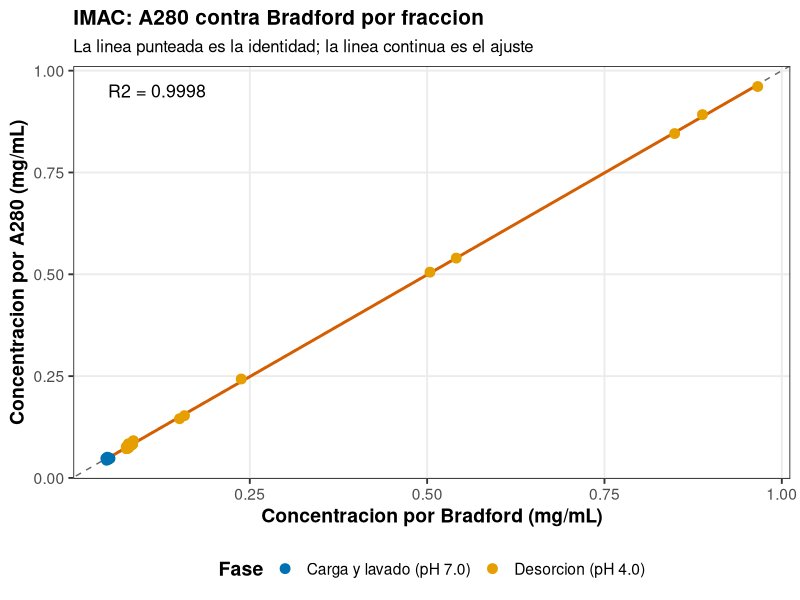
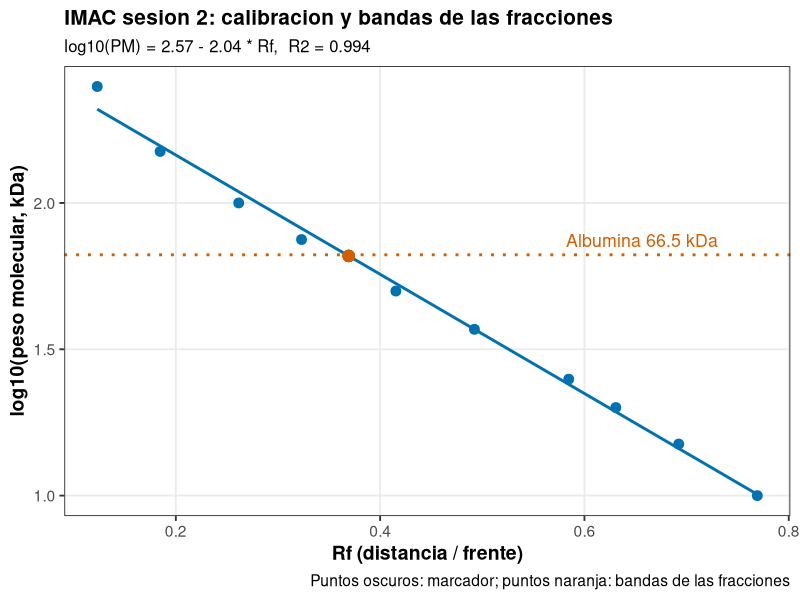
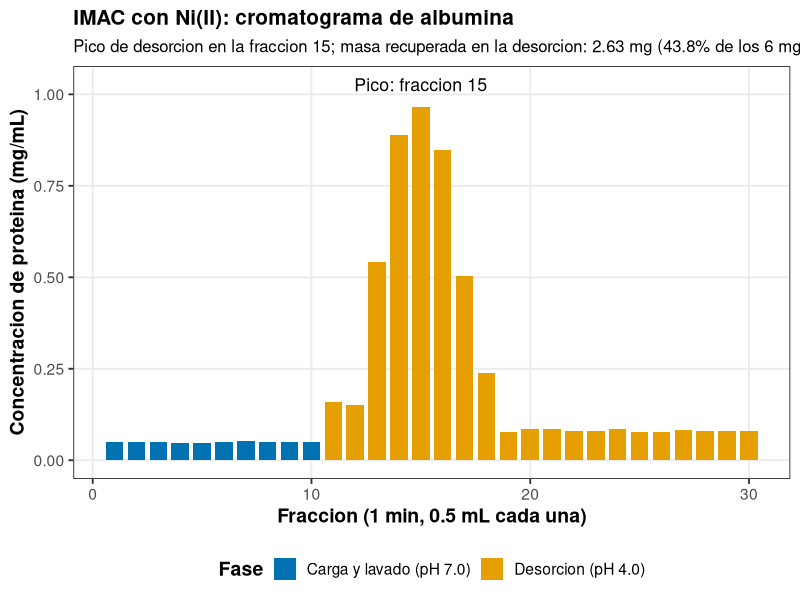
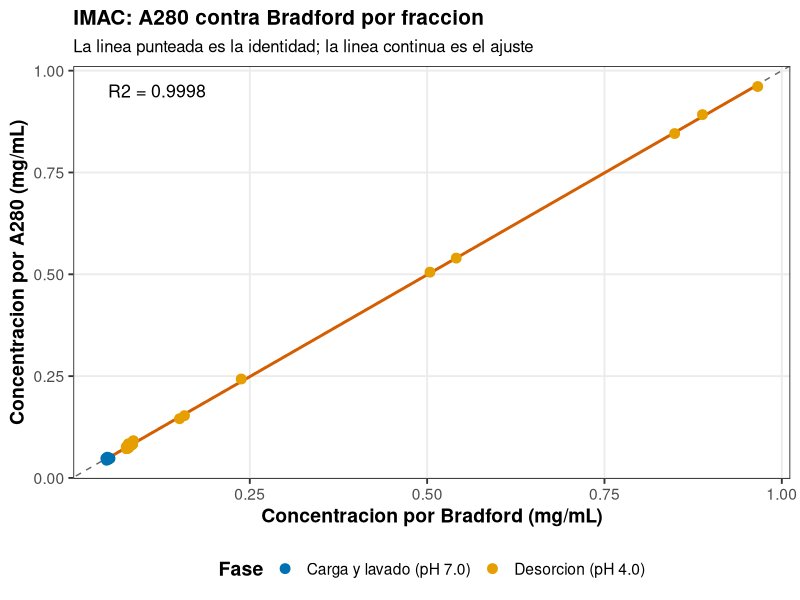
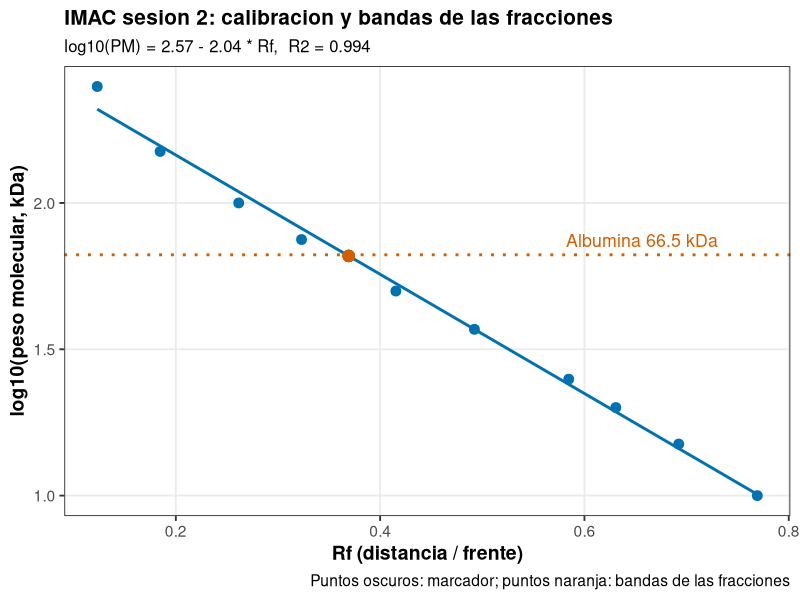
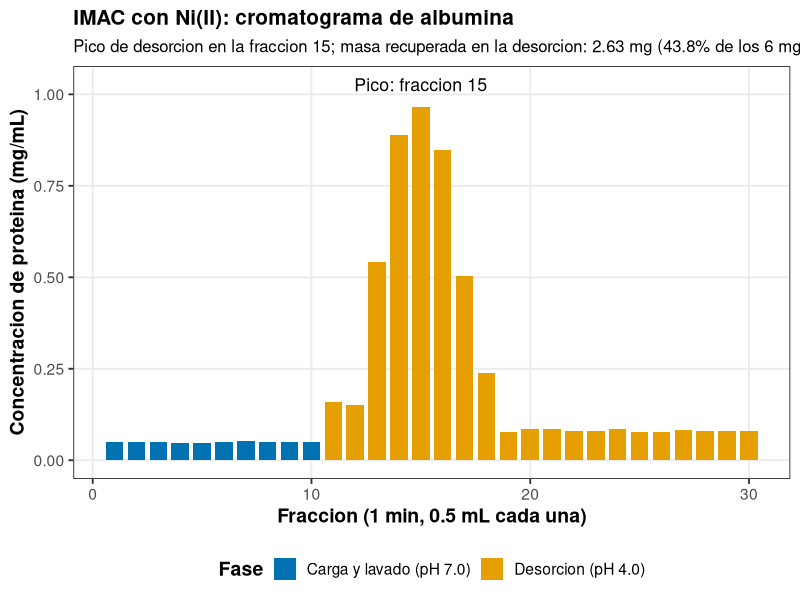

These charts were generated, in order, by the following R code:
# ==========================================================================
# P7. Cromatografia de afinidad por metal inmovilizado (IMAC)
# ==========================================================================
# Autor: Dr. Jose Juan Torres Martinez
# Docente de Ciencias Quimicas
# Universidad Autonoma de San Luis Potosi (UASLP)
# Mexico
#
# Material academico para estudiantes
# Serie "Bioseparaciones" - Laboratorio, Practica 7. IMAC
#
# Descripcion: Practica 7 del laboratorio: la columna de afinidad IMAC con niquel. Aqui se mide cada fraccion por Bradford: la absorbancia a 595 nm es la medicion y la concentracion sale de la curva de calibracion, con una dilucion 1:100 que deja la lectura dentro de la curva. Cada fraccion es de 1 min a 0.5 mL/min, asi que la masa por fraccion es concentracion por 0.5 mL; la suma da la masa recuperada y su porcentaje respecto a los 6 mg cargados. Lo que se aprende aqui dice cuanta proteina se recupera en la desorcion y en que fracciones sale.
#
# Objetivos de aprendizaje:
#   - Convertir la absorbancia a 595 nm en concentracion con la curva de Bradford.
#   - Identificar el pico de desorcion en el cromatograma.
#   - Calcular la masa de proteina por fraccion y la masa total.
#   - Calcular el porcentaje de recuperacion respecto a lo cargado.

# Datos: datos_imac.csv (estandares de Bradford y fracciones con su absorbancia a 595 nm, su absorbancia a 280 nm y su factor de dilucion; carga 3 mL a 2 mg/mL = 6 mg).
# Desarrollo: llegamos a la columna de IMAC ya preparada en la practica del FPLC. Primera parada: la curva de Bradford y la conversion de la absorbancia a concentracion. Segunda parada: la masa de proteina en cada fraccion. Tercera parada: la masa recuperada en la desorcion y su porcentaje. Cuarta parada: la A280 contra el Bradford. Quinta parada: el gel de la sesion 2. Sexta parada: el cromatograma. En cada parada calculamos y comentamos que significa el resultado antes de seguir.
# ==========================================================================

library(tidyverse)

# --------------------------------------------------------------------------
# Carpeta de trabajo: la del propio script
# --------------------------------------------------------------------------
# El script resuelve solo la carpeta donde esta guardado y la pone como
# carpeta de trabajo, asi los archivos de datos se leen por su nombre y la
# grafica se guarda en la misma carpeta, sin editar rutas.
# Primero prueba la ruta del documento activo en RStudio o Positron, luego
# la ruta del archivo al correr con Rscript o source(), y si nada de eso
# da una ruta, se queda en la carpeta de trabajo actual.
ruta_script <- NULL
if (requireNamespace("rstudioapi", quietly = TRUE) &&
    rstudioapi::isAvailable()) {
  ruta_script <- tryCatch(
    rstudioapi::getActiveDocumentContext()$path,
    error = function(e) NULL
  )
}
if (is.null(ruta_script) || !nzchar(ruta_script)) {
  ruta_script <- tryCatch(sys.frame(1)$ofile, error = function(e) NULL)
}
# Con Rscript el archivo no deja marco en la pila, asi que su ruta viene
# en los argumentos de la linea de comandos (--file=...).
if (is.null(ruta_script) || !nzchar(ruta_script)) {
  archivo <- grep("--file=", commandArgs(trailingOnly = FALSE), value = TRUE)
  if (length(archivo) > 0) {
    ruta_script <- sub("--file=", "", archivo[1])
  }
}
if (!is.null(ruta_script) && nzchar(ruta_script)) {
  setwd(dirname(normalizePath(ruta_script, mustWork = FALSE)))
}

# Estilo de graficas: tema claro y legible, paleta apta para daltonicos
# (Okabe-Ito) y tamano de fuente base mayor, para que las graficas se
# lean bien en el reporte y en la presentacion.
paleta <- c("#0072B2", "#E69F00", "#009E73", "#CC79A7", "#56B4E9", "#D55E00")
tema <- theme_bw(base_size = 14) +
  theme(
    plot.title = element_text(face = "bold", size = 15),
    plot.subtitle = element_text(size = 12),
    axis.title = element_text(face = "bold"),
    legend.position = "bottom",
    legend.title = element_text(face = "bold"),
    panel.grid.minor = element_blank()
  )

# --------------------------------------------------------------------------
# Protocolo (Manual de Practicas, Practica 7. IMAC; pasos 9 a 19 del manual)
# --------------------------------------------------------------------------
# Buffers y soluciones (manual): buffer de adsorcion (fosfato 20 mM, NaCl 500 mM, pH 7.0, filtrado); buffer de desorcion (fosfato 20 mM, NaCl 500 mM, pH 4.0, filtrado); agua filtrada; sulfato de niquel (20 mM, filtrado); solucion acida (HCl 0.1 M, filtrado).
# Paso 9. Preparar una solucion de albumina (3 mL) en buffer de adsorcion a 2 mg/mL. Agitar suavemente para que se disuelvan los cristales.
# Paso 10. Con la columna conectada, alimentar agua por 5 min a un flujo de 0.5 mL/min.
# Paso 11. Detener la bomba y sustituir la alimentacion por la solucion de sulfato de niquel. Arrancar la bomba y alimentar el sulfato de niquel al mismo flujo hasta que el frente verde alcance la parte superior de la columna.
# Paso 12. Detener la bomba y sustituir la alimentacion por agua. Arrancar la bomba y lavar por 10 min.
# Paso 13. Detener la bomba y sustituir la alimentacion por el buffer de adsorcion. Arrancar la bomba y alimentar el buffer de adsorcion por 10 min o hasta que el pH de la solucion que sale de la columna sea 7.0 (verificarlo con papel pH).
# Paso 14. Cuando el pH sea el deseado el sistema esta listo para alimentar la muestra. No apagar la bomba. Cargar la solucion de proteina en una jeringa de 3 mL y llenar el loop del sistema cromatografico evitando la introduccion de burbujas.
# Paso 15. Conectar la salida de la bomba al fraccionador, al que previamente se le han colocado tubos de ensayo. Seleccionar 1 min como intervalo de fraccionacion. Una vez que la solucion comience a caer en el primer tubo de ensayo del automuestreador, inyectar la muestra y arrancar el automuestreador (sin olvidar cambiar de tubo).
# Paso 16. Permitir que se fraccionen 10 tubos de muestra. Despues detener la bomba junto con el fraccionador y sustituir la alimentacion por buffer de desorcion. Arrancar la bomba y el fraccionador y alimentar el buffer de desorcion hasta que se colecten 20 tubos de muestra.
# Paso 17. Detener la bomba junto con el fraccionador y sustituir la alimentacion por la solucion acida. Arrancar la bomba y el fraccionador y alimentar la solucion acida hasta que la coloracion azul de la columna desaparezca. Colectar cuantos tubos sean necesarios.
# Paso 18. Detener la bomba y el fraccionador y alimentar agua hasta que el pH de la solucion de salida de la columna sea neutro. No es necesario fraccionar mas tubos.
# Paso 19. Analizar los tubos fraccionados midiendo la absorbancia a 280 nm (a excepcion de los tubos que contienen niquel) y mediante SDS-PAGE (sesion 2).
# Principio (manual): la cromatografia de afinidad por metal inmovilizado la desarrollo J. Porath en 1975. El ion metalico queda inmovilizado por un quelatante (acido iminodiacetico, IDA, y acido nitrilotriacetico, NTA, son los mas comunes) y las proteinas se adsorben por los residuos de histidina de su superficie. La union es reversible: a pH 7.0 la histidina esta desprotonada y se une al niquel; a pH 4.0 se protona y la union se rompe. Por eso a las proteinas recombinantes se les agrega una cola de histidinas para purificarlas por IMAC.
# Sesion 2 (SDS-PAGE de las fracciones): el manual solo indica analizar las fracciones mediante SDS-PAGE en la sesion 2, sin detallar la preparacion de esas muestras. La indicacion para esa sesion es: calentar las muestras de las fracciones en microtubos 2 min antes de cargarlas, con buffer de carga 50/50 (50% muestra y 50% buffer de carga).
# Las concentraciones por fraccion del CSV se midieron por Bradford; el manual indica analizar las fracciones por absorbancia a 280 nm (excepto los tubos con niquel) y por SDS-PAGE en la sesion 2.
# Seguridad y reglas (manual): no introducir burbujas al llenar el loop; verificar el pH de salida con papel pH; bata blanca obligatoria y guantes cuando se indique.

# --------------------------------------------------------------------------
# Parada 1. Curva de Bradford y conversion de la absorbancia a concentracion
# --------------------------------------------------------------------------
# Cada fraccion se mide por Bradford: la absorbancia a 595 nm es la medicion
# y la concentracion sale de la curva de calibracion. El CSV trae los
# estandares de Bradford (0, 2.5, 5, 10 y 20 ug/mL, por triplicado, los
# mismos valores de la practica 3) y las fracciones con su absorbancia a
# 595 nm, su absorbancia a 280 nm y su factor de dilucion. Ajustamos la
# recta y el polinomio a los estandares y convertimos cada absorbancia en
# concentracion con la recta.
# Dilucion: las fracciones llegan hasta casi 1 mg/mL (unos 970 ug/mL) y la
# curva de Bradford llega hasta 20 ug/mL, asi que cada fraccion se diluye
# 1:100 para leerla dentro de la curva (la fraccion mas concentrada queda
# en unos 9.7 ug/mL, a la mitad de la curva). La concentracion en la
# fraccion es la concentracion diluida por el factor de dilucion.
datos <- read_csv("datos_imac.csv", show_col_types = FALSE)

estandares <- filter(datos, tipo == "estandar")
ajuste_lineal <- lm(absorbancia_595 ~ concentracion_ug_ml, data = estandares)
ajuste_poli <- lm(absorbancia_595 ~ concentracion_ug_ml +
                    I(concentracion_ug_ml^2), data = estandares)
print(tibble(
  modelo = c("Lineal", "Polinomial grado 2"),
  r_cuadrado = c(summary(ajuste_lineal)$r.squared,
                 summary(ajuste_poli)$r.squared)
))

muestras <- filter(datos, tipo == "muestra") %>%
  mutate(
    concentracion_diluida_ug_ml =
      (absorbancia_595 - coef(ajuste_lineal)[["(Intercept)"]]) /
      coef(ajuste_lineal)[["concentracion_ug_ml"]],
    concentracion_proteina_mg_ml =
      concentracion_diluida_ug_ml * factor_dilucion / 1000
  )
print(muestras %>%
        select(fraccion, fase, absorbancia_595, absorbancia_280,
               factor_dilucion, concentracion_proteina_mg_ml))

datos <- muestras

# --------------------------------------------------------------------------
# Parada 2. Masa de proteina por fraccion
# --------------------------------------------------------------------------
# Estamos frente a la columna de IMAC con el colector de fracciones. Cada fraccion es de 1 min a 0.5 mL/min, asi que la masa por fraccion es la concentracion medida por Bradford por 0.5 mL.
# Fraccion de 1 min a 0.5 mL/min = 0.5 mL por fraccion.
# Masa por fraccion (mg) = concentracion (mg/mL) * 0.5 mL.
# Carga: 3 mL a 2 mg/mL = 6 mg de albumina.
volumen_fraccion_ml <- 0.5
masa_cargada_mg <- 6.0

datos <- datos %>%
  mutate(masa_mg = concentracion_proteina_mg_ml * volumen_fraccion_ml)

print(datos)

# --------------------------------------------------------------------------
# Parada 3. Masa recuperada en la desorcion y porcentaje de recuperacion
# --------------------------------------------------------------------------
# Seguimos en la columna: sumamos la masa por fase y calculamos la masa recuperada en la desorcion y su porcentaje respecto a los 6 mg cargados.
resumen <- datos %>%
  group_by(fase) %>%
  summarise(masa_mg = sum(masa_mg), .groups = "drop")

print(resumen)

masa_desorcion <- resumen %>%
  filter(fase == "Desorcion (pH 4.0)") %>%
  pull(masa_mg)
print(tibble(
  masa_recuperada_mg = masa_desorcion,
  recuperacion_porciento = masa_desorcion / masa_cargada_mg * 100
))

# --------------------------------------------------------------------------
# Parada 4. Absorbancia a 280 nm contra Bradford (paso 19 del manual)
# --------------------------------------------------------------------------
# El manual pide analizar las fracciones por absorbancia a 280 nm (a
# excepcion de los tubos que contienen niquel) y por SDS-PAGE. La A280
# de la albumina con paso optico de 1 cm es 0.667 por mg/mL, asi que la
# concentracion por A280 es A280 / 0.667. Los tubos de la tira acida, que
# contienen el niquel desprendido de la columna, no se miden por A280 y
# no estan en esta tabla.
# A280 de BSA (1 mg/mL, 1 cm): 0.667.
datos <- datos %>%
  mutate(concentracion_a280_mg_ml = absorbancia_280 / 0.667)

print(datos %>%
        select(fraccion, fase, concentracion_proteina_mg_ml,
               absorbancia_280, concentracion_a280_mg_ml))

# Comparacion entre los dos metodos de cuantificacion.
print(datos %>%
        summarise(
          diferencia_media_mg_ml =
            mean(concentracion_a280_mg_ml - concentracion_proteina_mg_ml),
          diferencia_maxima_mg_ml =
            max(abs(concentracion_a280_mg_ml - concentracion_proteina_mg_ml))
        ))

# La recta de la A280 contra el Bradford y su R2: si los dos metodos miden
# lo mismo, la pendiente es cercana a 1 y el R2 cercano a 1.
ajuste_a280 <- lm(concentracion_a280_mg_ml ~ concentracion_proteina_mg_ml,
                  data = datos)
r2_a280 <- round(summary(ajuste_a280)$r.squared, 4)

grafica_a280 <- ggplot(
  datos,
  aes(x = concentracion_proteina_mg_ml,
      y = concentracion_a280_mg_ml, color = fase)
) +
  geom_abline(slope = 1, intercept = 0, linetype = "dashed",
              color = "grey40") +
  geom_smooth(method = "lm", se = FALSE, color = paleta[6], linewidth = 1) +
  geom_point(size = 3) +
  annotate("text", x = 0.05, y = 0.95,
           label = paste0("R2 = ", r2_a280), hjust = 0, size = 4.5) +
  scale_color_manual(values = paleta) +
  labs(
    x = "Concentracion por Bradford (mg/mL)",
    y = "Concentracion por A280 (mg/mL)",
    color = "Fase",
    title = "IMAC: A280 contra Bradford por fraccion",
    subtitle = "La linea punteada es la identidad; la linea continua es el ajuste"
  ) +
  tema

print(grafica_a280)

ggsave("07_imac_a280.png", grafica_a280,
       width = 18, height = 12, units = "cm", dpi = 300)

# --------------------------------------------------------------------------
# Parada 5. Sesion 2: SDS-PAGE de las fracciones
# --------------------------------------------------------------------------
# En la sesion 2 las fracciones se analizan por SDS-PAGE. El gel lleva
# su propio carril de marcador, asi que la recta log10(PM) contra Rf se
# calcula desde ese marcador y se aplica a las bandas de las fracciones.
# Las fracciones de carga y lavado no muestran banda (la proteina que
# pasa queda por debajo del limite de deteccion de la tincion); las de
# desorcion muestran la banda de la albumina.
gel <- read_csv("datos_sds_page_sesion2.csv", show_col_types = FALSE)

gel <- gel %>%
  mutate(rf = distancia_mm / frente_mm)

marcador_gel <- filter(gel, carril == "Marcador")
ajuste_gel <- lm(log10(peso_molecular_kda) ~ rf, data = marcador_gel)

bandas <- gel %>%
  filter(carril != "Marcador", !is.na(distancia_mm)) %>%
  mutate(peso_molecular_kda_estimado =
           10^predict(ajuste_gel, newdata = tibble(rf = rf)))

print(bandas %>%
        select(fraccion, distancia_mm, rf, peso_molecular_kda_estimado))

# La ecuacion de la recta de calibracion y su R2, y la linea de referencia
# de la albumina (66.5 kDa): las bandas de las fracciones de desorcion
# deben caer sobre la recta cerca de esa linea.
ecuacion_gel <- paste0(
  "log10(PM) = ", round(coef(ajuste_gel)[["(Intercept)"]], 2),
  " - ", round(-coef(ajuste_gel)[["rf"]], 2), " * Rf,  R2 = ",
  round(summary(ajuste_gel)$r.squared, 3)
)
grafica_gel <- ggplot(marcador_gel,
                      aes(x = rf, y = log10(peso_molecular_kda))) +
  geom_hline(yintercept = log10(66.5), linetype = "dotted",
             color = paleta[6], linewidth = 1) +
  annotate("text", x = max(marcador_gel$rf) * 0.95, y = log10(66.5),
           label = "Albumina 66.5 kDa", hjust = 1, vjust = -0.6,
           color = paleta[6], size = 4.5) +
  geom_point(size = 3, color = paleta[1]) +
  geom_smooth(method = "lm", se = FALSE, linewidth = 1, color = paleta[1]) +
  geom_point(
    data = bandas,
    aes(x = rf, y = log10(peso_molecular_kda_estimado)),
    color = paleta[6], size = 3.5
  ) +
  labs(
    x = "Rf (distancia / frente)",
    y = "log10(peso molecular, kDa)",
    title = "IMAC sesion 2: calibracion y bandas de las fracciones",
    subtitle = ecuacion_gel,
    caption = "Puntos oscuros: marcador; puntos naranja: bandas de las fracciones"
  ) +
  tema

print(grafica_gel)

ggsave("07_imac_sds_sesion2.png", grafica_gel,
       width = 18, height = 12, units = "cm", dpi = 300)

# --------------------------------------------------------------------------
# Parada 6. Grafica: cromatograma IMAC
# --------------------------------------------------------------------------
# Graficamos el cromatograma: cada barra es una fraccion y su color marca la fase, carga y lavado o desorcion. La fraccion del pico de desorcion lleva su etiqueta y el subtitulo trae la masa recuperada en la desorcion y su porcentaje respecto a lo cargado.
pico <- datos %>%
  filter(fase == "Desorcion (pH 4.0)") %>%
  filter(concentracion_proteina_mg_ml ==
           max(concentracion_proteina_mg_ml))
subtitulo_cromatograma <- paste0(
  "Pico de desorcion en la fraccion ", pico$fraccion,
  "; masa recuperada en la desorcion: ", round(masa_desorcion, 2),
  " mg (", round(masa_desorcion / masa_cargada_mg * 100, 1),
  "% de los 6 mg cargados)"
)
grafica <- ggplot(
  datos,
  aes(x = fraccion, y = concentracion_proteina_mg_ml, fill = fase)
) +
  geom_col(width = 0.8) +
  geom_text(data = pico,
            aes(x = fraccion, y = concentracion_proteina_mg_ml,
                label = paste0("Pico: fraccion ", fraccion)),
            nudge_y = 0.06, size = 4.5, color = "black",
            inherit.aes = FALSE) +
  scale_fill_manual(values = paleta) +
  labs(
    x = "Fraccion (1 min, 0.5 mL cada una)",
    y = "Concentracion de proteina (mg/mL)",
    fill = "Fase",
    title = "IMAC con Ni(II): cromatograma de albumina",
    subtitle = subtitulo_cromatograma
  ) +
  tema

print(grafica)

# --------------------------------------------------------------------------
# 7. Exportar la grafica
# --------------------------------------------------------------------------
# Antes de salir de la columna de IMAC guardamos la grafica de la practica.
ggsave("07_imac.png", grafica,
       width = 18, height = 12, units = "cm", dpi = 300)

# --------------------------------------------------------------------------
# Interpretacion
# --------------------------------------------------------------------------
# Grafica (cromatograma IMAC): el eje x es la fraccion (1 min, 0.5 mL cada una) y el eje y es la concentracion de proteina en mg/mL; el color marca la fase y el subtitulo trae la masa recuperada en la desorcion.
# - En carga y lavado casi no sale proteina: la albumina queda retenida en la columna con niquel a pH 7.0. Esto significa que la histidina de la superficie se une al niquel a pH 7, y por eso lo siguiente es cambiar el buffer para desorberla.
# - Al cambiar a pH 4.0 aparece el pico de desorcion entre las fracciones 13 y 17, donde sale la mayor parte de la proteina. Esto significa que al protonarse la histidina a pH 4 la union se rompe y la proteina sale en pocas fracciones concentradas, que son las que se juntan.
# Grafica (A280 contra Bradford): el eje x es la concentracion por Bradford en mg/mL y el eje y es la concentracion por A280 en mg/mL; la linea punteada es la identidad y la linea continua es el ajuste, con su R2 anotado.
# - Los puntos caen sobre la identidad: la A280 y el Bradford miden la misma concentracion en cada fraccion. Esto significa que los dos metodos concuerdan y que la A280 sirve para seguir la proteina fraccion por fraccion sin gastar reactivo.
# Grafica (sesion 2, calibracion y bandas): el eje x es el Rf y el eje y es log10 del peso molecular en kDa; los puntos naranja son las bandas de las fracciones de desorcion y la linea punteada es la albumina (66.5 kDa).
# - Las bandas de las fracciones de desorcion caen sobre la recta cerca de 66 kDa, el peso molecular de la albumina, y las fracciones de carga y lavado no muestran banda. Esto significa que lo que salio en la desorcion es la albumina retenida y que en carga y lavado casi no paso proteina.

# --------------------------------------------------------------------------
# Que aprendimos
# --------------------------------------------------------------------------
# - La absorbancia a 595 nm se convierte en concentracion con la curva de Bradford; la dilucion 1:100 deja la lectura dentro de la curva.
# - La histidina de la superficie se une al niquel a pH 7 y se protona a pH 4, lo que rompe la union y desorbe la proteina.
# - La masa recuperada es la suma de concentracion por volumen en cada fraccion de la desorcion.
# - La A280 confirma la cuantificacion por Bradford fraccion por fraccion, y el gel de la sesion 2 confirma que la banda de la desorcion es la albumina.
# Terminamos la practica en la columna de IMAC: ya sabemos en que fracciones sale la albumina y cuanta se recupera. Seguimos a la ultima practica: la columna de intercambio ionico, donde la carga de la albumina decide si se retiene.
